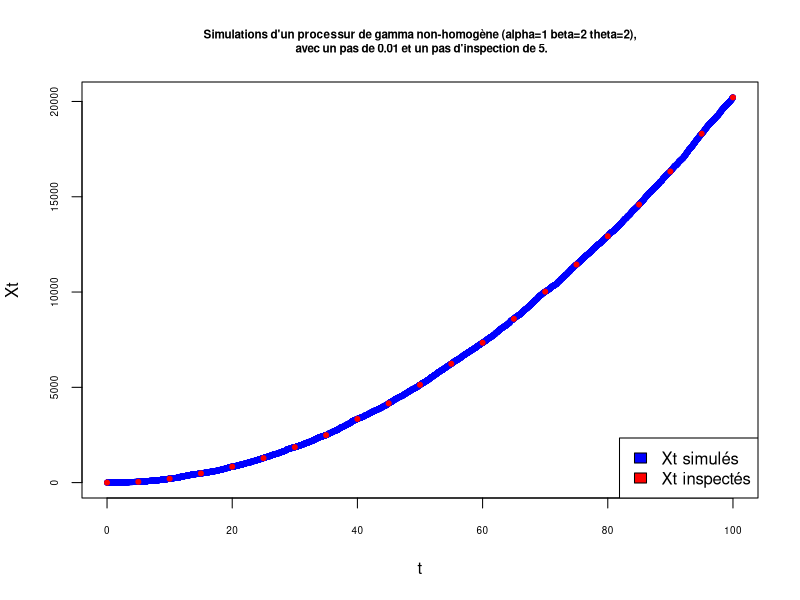
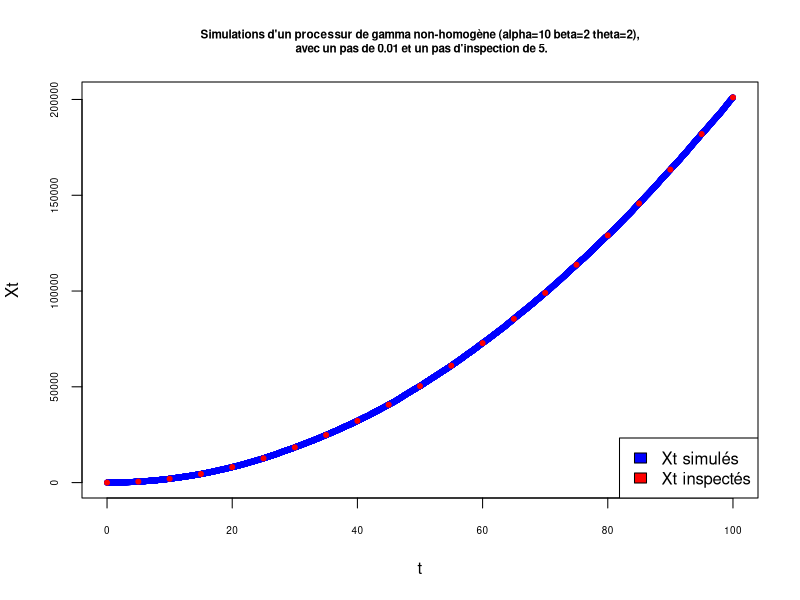
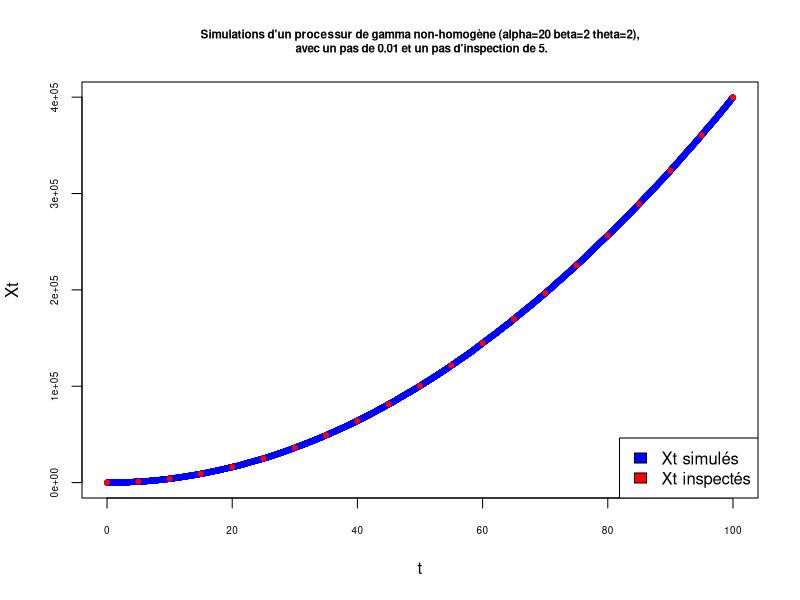
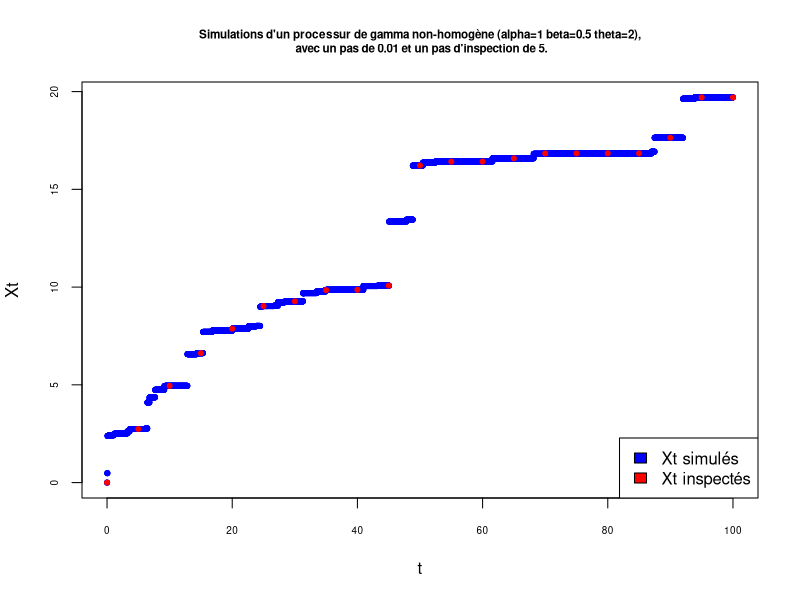
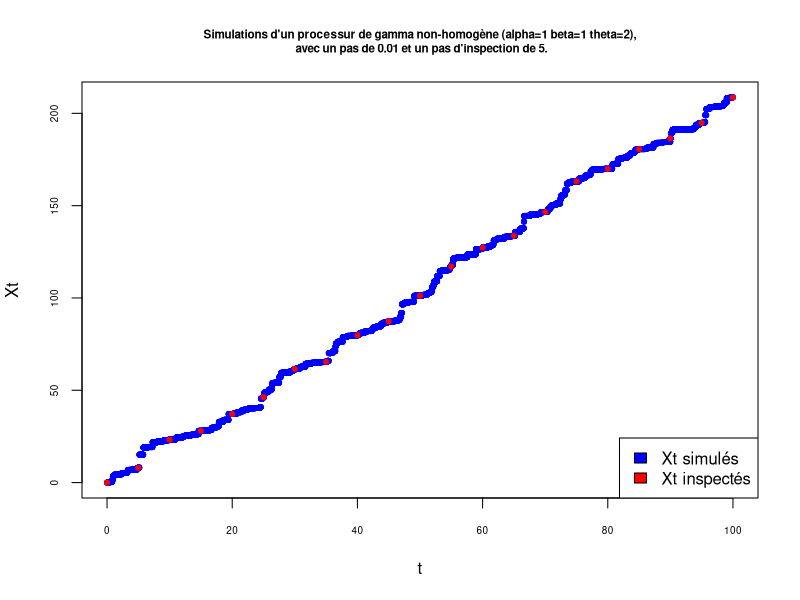
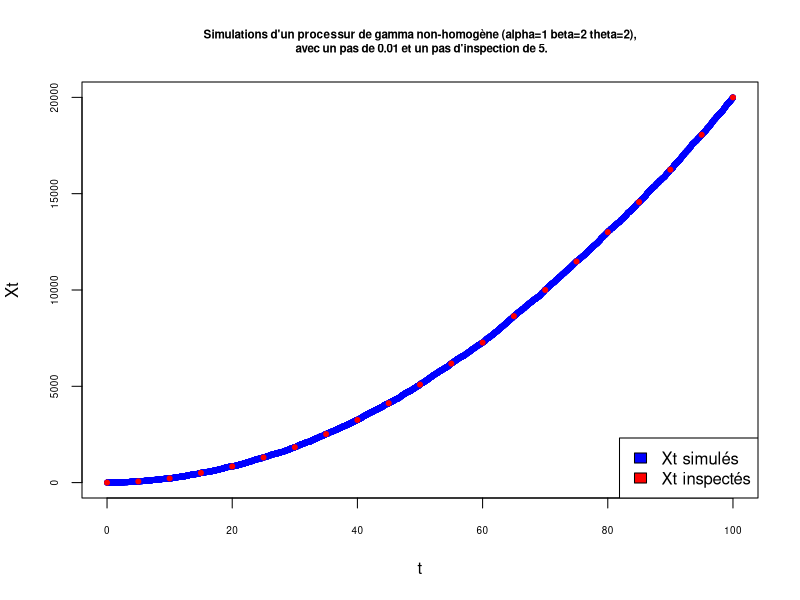
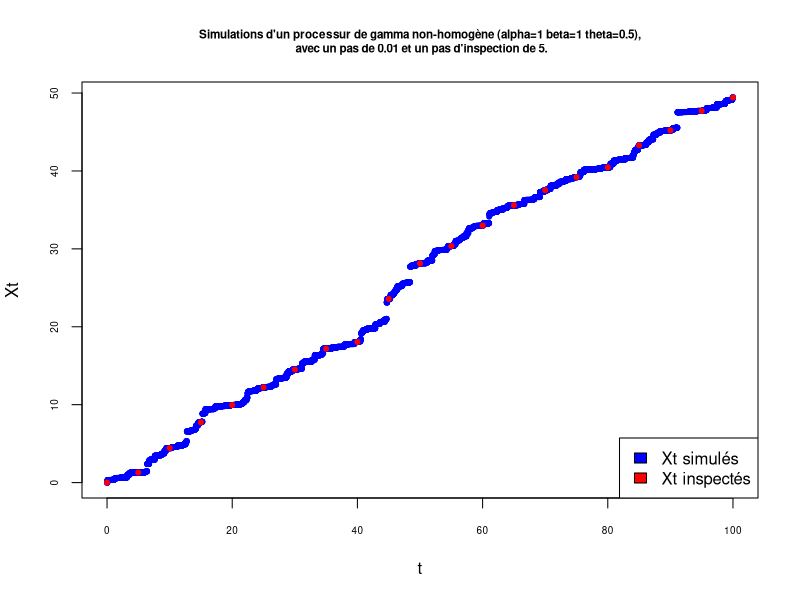
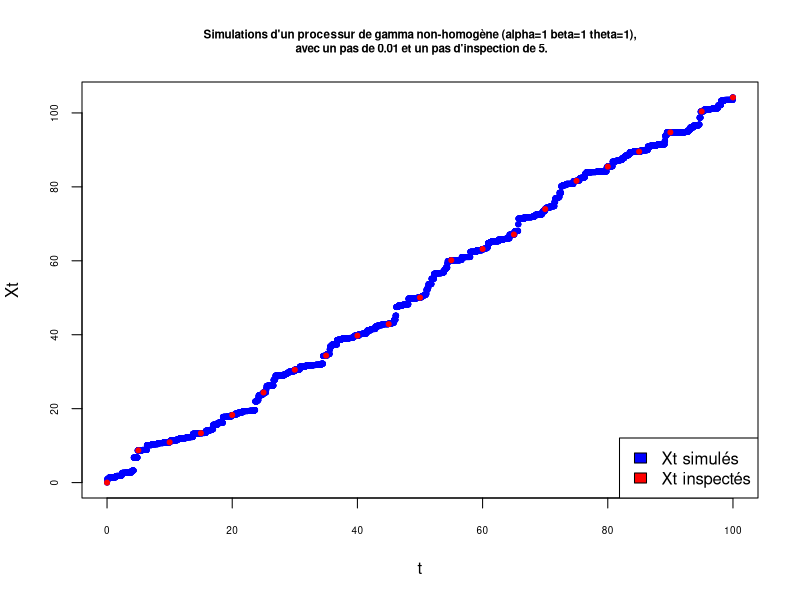

These charts were generated, in order, by the following R code:
## ---- chunk 1
simulations <- function(horizon=100,dt_sim=0.01,dt_insp=5,alpha,beta,theta){
  # Simulations du processus continu
  grille_sim <- seq(0, horizon, by=dt_sim)
  a <- function(t) alpha*t^beta # val de a(t)
  shape <- diff(a(grille_sim)) # a(t) - a(s)
  increments <- rgamma(length(shape), shape=shape, scale=theta)
  X_sim <- c(0, cumsum(increments))
  
  # Calul des inspections
  grille_insp <- seq(0, horizon, by=dt_insp)
  n <- dt_insp / dt_sim
  X_insp <- X_sim[seq(1, length(X_sim), by = n)]
  
  list(grille_sim=grille_sim, X_sim=X_sim, grille_insp=grille_insp, X_insp=X_insp)
}

plot_simulations <- function(simulations,main=""){
  plot(simulations$grille_sim,simulations$X_sim,col="blue",
       pch=20,
       xlab="t",ylab="Xt",main=main,
       cex.main=0.7,cex.axis=0.6)
  points(simulations$grille_insp,simulations$X_insp,col="red", pch=20)
  legend(x="bottomright",legend=c("Xt simulés","Xt inspectés"),fill=c("blue","red"))
}
## ---- chunk 2
set.seed(1)
# Simulations 1
dt_sim <- 0.01
dt_insp <- 5
beta <- 2
theta <- 2

list_alpha <- c(1,10,20)

simulations1 <- simulations(dt_sim=dt_sim,dt_insp=dt_insp,alpha=list_alpha[1],beta=beta,theta=theta)
plot_simulations(simulations1,main=paste0("Simulations d'un processur de gamma non-homogène (alpha=",list_alpha[1]," beta=",beta," theta=",theta,"),\n avec un pas de ",dt_sim," et un pas d'inspection de ",dt_insp,"."))

simulations2 <- simulations(dt_sim=dt_sim,dt_insp=dt_insp,alpha=list_alpha[2],beta=beta,theta=theta)
plot_simulations(simulations2,main=paste0("Simulations d'un processur de gamma non-homogène (alpha=",list_alpha[2]," beta=",beta," theta=",theta,"),\n avec un pas de ",dt_sim," et un pas d'inspection de ",dt_insp,"."))

simulations3 <- simulations(dt_sim=dt_sim,dt_insp=dt_insp,alpha=list_alpha[3],beta=beta,theta=theta)
plot_simulations(simulations3,main=paste0("Simulations d'un processur de gamma non-homogène (alpha=",list_alpha[3]," beta=",beta," theta=",theta,"),\n avec un pas de ",dt_sim," et un pas d'inspection de ",dt_insp,"."))
## ---- chunk 3
set.seed(1)
# Simulations 1
dt_sim <- 0.01
dt_insp <- 5
alpha <- 1
theta <- 2

list_beta <- c(0.5,1,2)

simulations1 <- simulations(dt_sim=dt_sim,dt_insp=dt_insp,alpha=alpha,beta=list_beta[1],theta=theta)
plot_simulations(simulations1,main=paste0("Simulations d'un processur de gamma non-homogène (alpha=",alpha," beta=",list_beta[1]," theta=",theta,"),\n avec un pas de ",dt_sim," et un pas d'inspection de ",dt_insp,"."))

simulations2 <- simulations(dt_sim=dt_sim,dt_insp=dt_insp,alpha=alpha,beta=list_beta[2],theta=theta)
plot_simulations(simulations2,main=paste0("Simulations d'un processur de gamma non-homogène (alpha=",alpha," beta=",list_beta[2]," theta=",theta,"),\n avec un pas de ",dt_sim," et un pas d'inspection de ",dt_insp,"."))

simulations3 <- simulations(dt_sim=dt_sim,dt_insp=dt_insp,alpha=alpha,beta=list_beta[3],theta=theta)
plot_simulations(simulations3,main=paste0("Simulations d'un processur de gamma non-homogène (alpha=",alpha," beta=",list_beta[3]," theta=",theta,"),\n avec un pas de ",dt_sim," et un pas d'inspection de ",dt_insp,"."))
## ---- chunk 4
set.seed(1)
# Simulations 1
dt_sim <- 0.01
dt_insp <- 5
alpha <- 1
beta <- 1

list_theta <- c(0.5,1,2)

simulations1 <- simulations(dt_sim=dt_sim,dt_insp=dt_insp,alpha=alpha,beta=beta,theta=list_theta[1])
plot_simulations(simulations1,main=paste0("Simulations d'un processur de gamma non-homogène (alpha=",alpha," beta=",beta," theta=",list_theta[1],"),\n avec un pas de ",dt_sim," et un pas d'inspection de ",dt_insp,"."))

simulations2 <- simulations(dt_sim=dt_sim,dt_insp=dt_insp,alpha=alpha,beta=beta,theta=list_theta[2])
plot_simulations(simulations2,main=paste0("Simulations d'un processur de gamma non-homogène (alpha=",alpha," beta=",beta," theta=",list_theta[2],"),\n avec un pas de ",dt_sim," et un pas d'inspection de ",dt_insp,"."))

simulations3 <- simulations(dt_sim=dt_sim,dt_insp=dt_insp,alpha=alpha,beta=beta,theta=list_theta[3])
plot_simulations(simulations3,main=paste0("Simulations d'un processur de gamma non-homogène (alpha=",alpha," beta=",beta," theta=",list_theta[3],"),\n avec un pas de ",dt_sim," et un pas d'inspection de ",dt_insp,"."))
